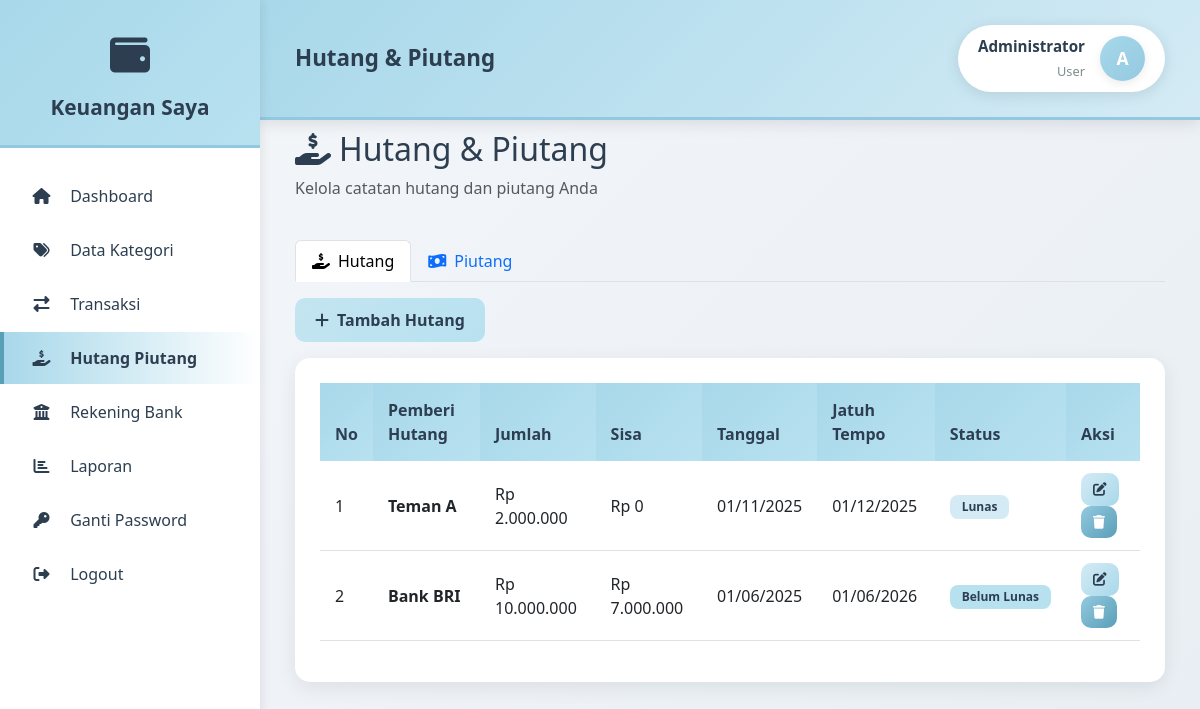
The app's page /pages/hutang/index.php (signed in) with its own data.
### tables this page shows
CREATE TABLE tbl_hutang (
    hutang_id INT AUTO_INCREMENT PRIMARY KEY,
    user_id INT NOT NULL,
    nama_pemberi_hutang VARCHAR(100) NOT NULL,
    jumlah_hutang DECIMAL(15,2) NOT NULL,
    sisa_hutang DECIMAL(15,2) NOT NULL,
    tanggal_hutang DATE NOT NULL,
    jatuh_tempo DATE,
    status ENUM('Belum Lunas', 'Lunas') DEFAULT 'Belum Lunas',
    keterangan TEXT,
    created_at TIMESTAMP DEFAULT CURRENT_TIMESTAMP,
    updated_at TIMESTAMP DEFAULT CURRENT_TIMESTAMP ON UPDATE CURRENT_TIMESTAMP,
    FOREIGN KEY (user_id) REFERENCES users(user_id) ON DELETE CASCADE,
    INDEX idx_user_status (user_id, status)
);

### pages/hutang/index.php (the view, shortened to what this page needs)
<?php
require_once __DIR__ . '/../../config/database.php';
$userId = getUserId();
$stmt = $pdo->prepare("SELECT * FROM tbl_hutang WHERE user_id = ? ORDER BY tanggal_hutang DESC");
$stmt->execute([$userId]);
$hutangs = $stmt->fetchAll();
include __DIR__ . '/../../includes/header.php';
include __DIR__ . '/../../includes/sidebar.php';
$activeTab = $_GET['tab'] ?? 'hutang';
?>
<div class="row mb-4">
    <div class="col-12">
        <h2><i class="fas fa-hand-holding-usd me-2"></i>Hutang & Piutang</h2>
        <p class="text-muted">Kelola catatan hutang dan piutang Anda</p>
    </div>
</div>
<ul class="nav nav-tabs mb-3" role="tablist">
    <li class="nav-item">
        <a class="nav-link <?= $activeTab === 'hutang' ? 'active' : '' ?>" data-bs-toggle="tab" href="#hutangTab">
            <i class="fas fa-hand-holding-usd me-2"></i>Hutang
        </a>
    </li>
    <li class="nav-item">
        <a class="nav-link <?= $activeTab === 'piutang' ? 'active' : '' ?>" data-bs-toggle="tab" href="#piutangTab">
            <i class="fas fa-money-bill-wave me-2"></i>Piutang
        </a>
    </li>
</ul>
<div class="tab-content">
    <div class="tab-pane fade <?= $activeTab === 'hutang' ? 'show active' : '' ?>" id="hutangTab">
        <div class="mb-3">
            <a href="tambah.php" class="btn btn-success">
                <i class="fas fa-plus me-2"></i>Tambah Hutang
            </a>
        </div>
        <div class="card">
            <div class="card-body">
                <div class="table-responsive">
                    <table id="hutangTable" class="table table-hover">
                        <thead>
                            <tr>
                                <th>No</th>
                                <th>Pemberi Hutang</th>
                                <th>Jumlah</th>
                                <th>Sisa</th>
                                <th>Tanggal</th>
                                <th>Jatuh Tempo</th>
                                <th>Status</th>
                                <th>Aksi</th>
                            </tr>
                        </thead>
                        <tbody>
                            <?php
                            $no = 1;
                            foreach ($hutangs as $hutang):
                            ?>
                                <tr>
                                    <td><?= $no++ ?></td>
                                    <td><strong><?= htmlspecialchars($hutang['nama_pemberi_hutang']) ?></strong></td>
                                    <td>Rp <?= number_format($hutang['jumlah_hutang'], 0, ',', '.') ?></td>
                                    <td>Rp <?= number_format($hutang['sisa_hutang'], 0, ',', '.') ?></td>
                                    <td><?= date('d/m/Y', strtotime($hutang['tanggal_hutang'])) ?></td>
                                    <td><?= $hutang['jatuh_tempo'] ? date('d/m/Y', strtotime($hutang['jatuh_tempo'])) : '-' ?></td>
                                    <td>
                                        <span class="badge badge-<?= $hutang['status'] === 'Lunas' ? 'success' : 'warning' ?>">
                                            <?= $hutang['status'] ?>
                                        </span>
                                    </td>
                                    <td>
                                        <a href="edit.php?id=<?= $hutang['hutang_id'] ?>" class="btn btn-warning btn-sm">
                                            <i class="fas fa-edit"></i>
                                        </a>
                                        <a href="hapus.php?id=<?= $hutang['hutang_id'] ?>" class="btn btn-danger btn-sm"
                                           onclick="return confirm('Hapus hutang ini?')">
                                            <i class="fas fa-trash"></i>
                                        </a>
                                    </td>
                                </tr>
                            <?php endforeach; ?>
                        </tbody>
                    </table>
                </div>
            </div>
        </div>
    </div>
</div>
<?php include __DIR__ . '/../../includes/footer.php'; ?>

### assets/css/style.css (style rules this page uses)
:root { --blue-pastel-1: #A8D8EA; --blue-pastel-2: #C3E5F0; --blue-pastel-3: #D4EBF5; --blue-pastel-4: #B8E1F0; --blue-pastel-5: #93C9E0; --blue-pastel-6: #7FC4DB; --blue-light: #E8F4F8; --blue-dark: #5A9FB8; --dark-text: #2c3e50; --light-text: #7f8c8d; --border-color: #ecf0f1; --shadow-color: rgba(0, 0, 0, 0.08); --income-color: #A8D8EA; --expense-color: #93C9E0; --total-color: #7FC4DB; }
* { margin: 0; padding: 0; box-sizing: border-box; }
body { font-family: 'Segoe UI', Tahoma, Geneva, Verdana, sans-serif; background: linear-gradient(135deg, #f5f7fa 0%, #e8eef3 100%); color: var(--dark-text); }
.card { border: none; border-radius: 15px; box-shadow: 0 5px 20px var(--shadow-color); transition: all 0.3s; overflow: hidden; }
.card-body { padding: 25px; }
.table { border-collapse: separate; border-spacing: 0; }
.table thead th { background: linear-gradient(135deg, var(--blue-pastel-1) 0%, var(--blue-pastel-4) 100%); color: var(--dark-text); font-weight: 600; border: none; padding: 15px; }
.table tbody tr { transition: all 0.3s; }
.table tbody td { padding: 12px 15px; vertical-align: middle; }
.btn { border-radius: 10px; padding: 10px 20px; font-weight: 600; transition: all 0.3s; border: none; }
.btn-success { background: linear-gradient(135deg, var(--blue-pastel-2) 0%, var(--blue-pastel-4) 100%); color: var(--dark-text); }
.btn-danger { background: linear-gradient(135deg, var(--blue-pastel-5) 0%, var(--blue-dark) 100%); color: white; }
.btn-warning { background: linear-gradient(135deg, var(--blue-pastel-3) 0%, var(--blue-pastel-1) 100%); color: var(--dark-text); }
.btn-sm { padding: 6px 12px; font-size: 0.85rem; }
.badge { padding: 6px 12px; border-radius: 8px; font-weight: 600; }
.badge-success { background: var(--blue-pastel-3); color: var(--dark-text); }
.badge-warning { background: var(--blue-pastel-4); color: var(--dark-text); }
.fade-in { animation: fadeIn 0.5s ease-out; }

### records on screen
tbl_hutang: nama_pemberi_hutang "Teman A", jumlah_hutang "2.000.000", sisa_hutang "0", tanggal_hutang "01/11/2025", jatuh_tempo "01/12/2025", status "Lunas"
tbl_hutang: nama_pemberi_hutang "Bank BRI", jumlah_hutang "10.000.000", sisa_hutang "7.000.000", tanggal_hutang "01/06/2025", jatuh_tempo "01/06/2026", status "Belum Lunas"

### other values on screen
$pageTitle "Hutang & Piutang"
getNamaLengkap() "Administrator"
substr(getNamaLengkap(), 0, 1) "A"
